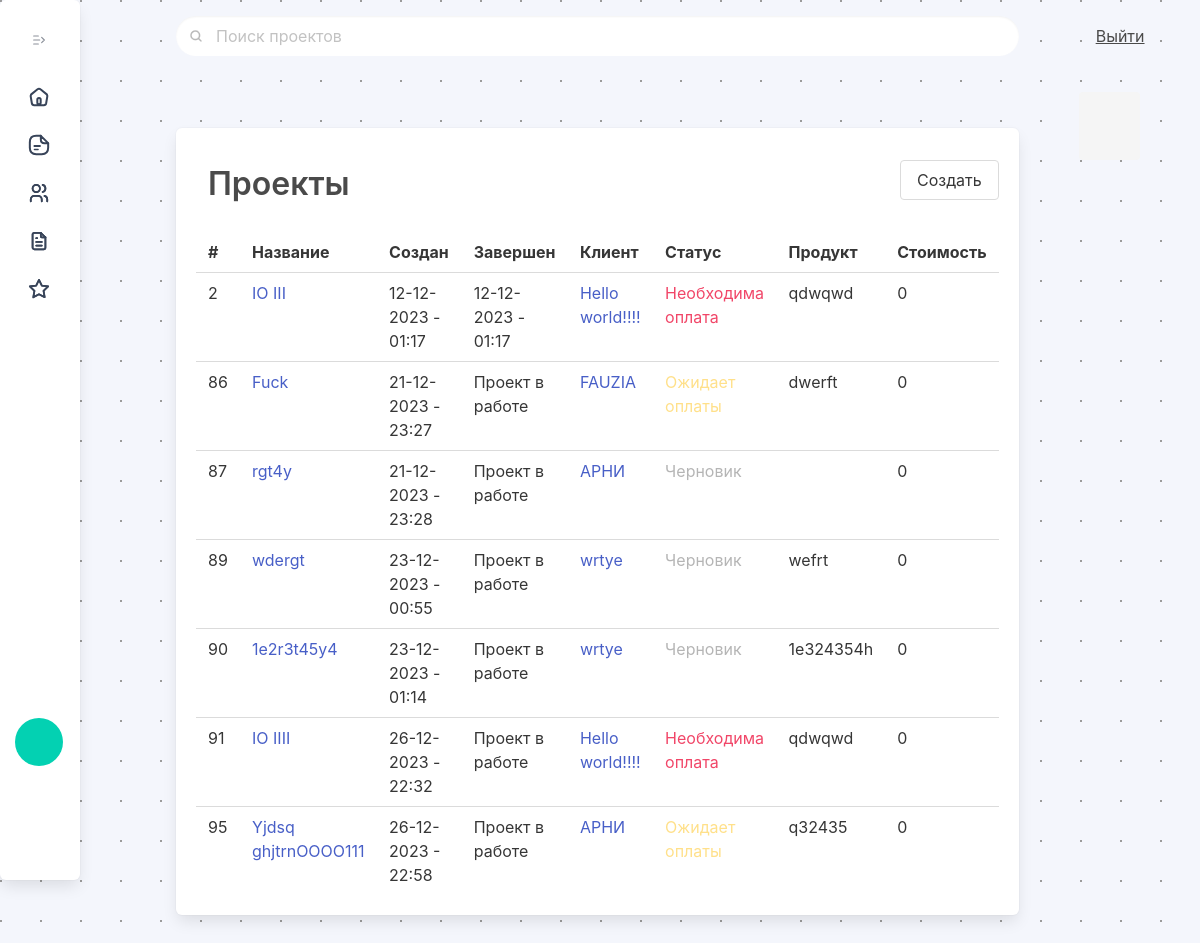
The page /projects/ (signed in) on the database as committed earlier.
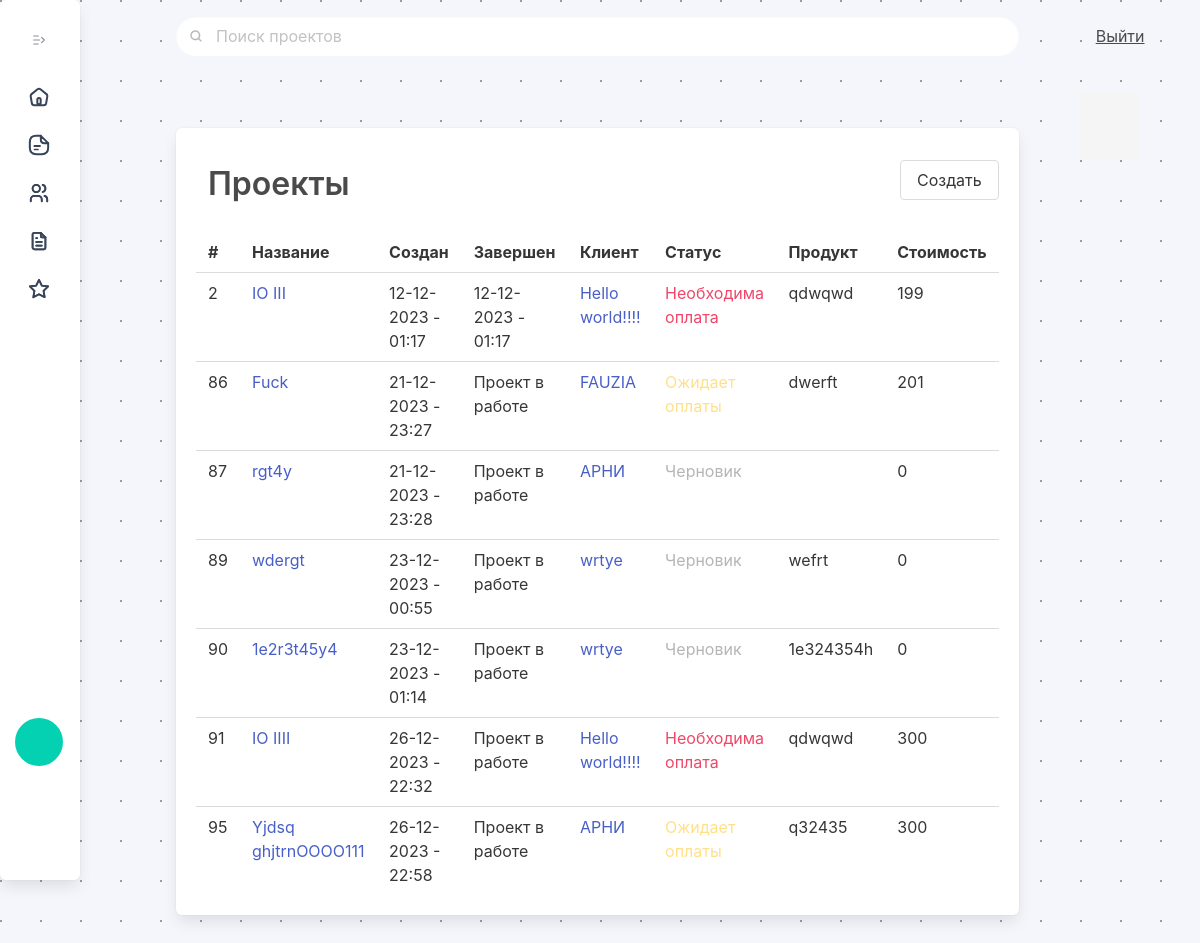
The same page on the database as committed later.
### ipmalpha/models.py (models this page shows, shortened)
class Project(models.Model):
    project_name = models.CharField(max_length=512, unique = True)
    project_created = models.DateTimeField(null=True, default=timezone.now)
    project_finished = models.DateTimeField(null=True)
    project_status = models.ForeignKey(Status, on_delete=models.CASCADE, null=True, default="Draft")
    project_client = models.ForeignKey(Client, on_delete=models.CASCADE, null=True, related_name='project')
    project_product = models.CharField(max_length=512)
    project_sum = models.IntegerField(default=0)
    project_updated = models.DateTimeField(null=True)
    def get_absolute_url(self):
        return reverse("project_view", kwargs={'pk': self.pk})
    class Meta:
        ordering = ["pk"]
        verbose_name = "project"
        verbose_name_plural = "projects"
    pass

class Status(models.Model):
    status_name = models.CharField(max_length=100)
    status_color = models.CharField(max_length=512, default='table-primary')
    def __str__(self):
        return self.status_name
    class Meta:
        ordering = ["id"]
        verbose_name = "status"
        verbose_name_plural = "statuses"
    pass

### ipmclients/models.py (models this page shows, shortened)
class Client(models.Model):
    client_name = models.CharField(max_length=512, unique = True)
    def __str__(self):
        return self.client_name
    client_contact = models.CharField(max_length=512, null=True)
    client_telegram = models.CharField(max_length=64, null=True)
    client_phone = PhoneNumberField(null=True, region="RU")
    client_roletype = models.CharField(max_length=512, null=True)
    client_agreements = models.CharField(max_length=1024, null=True)
    client_active = models.BooleanField(default=True)
    client_created = models.DateTimeField(null=True, default=timezone.now)
    client_updated = models.DateTimeField(null=True)
    client_closed = models.DateTimeField(null=True)
    def get_absolute_url(self):
        return reverse("client_view", kwargs={'pk': self.pk})
    class Meta:
        ordering = ["id"]
        verbose_name = "client"
        verbose_name_plural = "clients"
    pass

### ipmalpha/views.py (the view)
# urls.py: path('projects/', projects_page, name="projects_page"),
@login_required(login_url="/signin")
def projects_page(request):
    all_projects = Project.objects.all()
    successmessagetext = ""
    if request.method == 'POST':
        projectform = AddProjectForm(request.POST)
        if projectform.is_valid():
            successmessagetext = 'Проект был добавлен в список проектов.'
            try:
                instance = projectform.save()
                messages.success(request, 'Добавлен проект')
                return redirect('ProjectDetailView')
            except:
                projectform.add_error(None, "Error")
                projectform = AddProjectForm()
    else:
        projectform = AddProjectForm()
    client_results = Client.objects.all()
    projectform = AddProjectForm
    projectfilterform = FilterProjectForm
    search_result = request.GET.get('search')
    if search_result:
        all_projects = all_projects.filter(Q(project_name__icontains=search_result)| Q(id__icontains=search_result)| Q(project_product__icontains=search_result) | Q(project_client__client_name__icontains=search_result))
    return render(request, 'projects_page.html', {'projects': all_projects, 'projectform': projectform, 'transaction': Transaction.objects.all(), 'showclient': client_results, 'successmessagetext': successmessagetext, 'projectfilterform': projectfilterform, 'search_result': search_result})

### templates/projects_page.html (shortened to what this page needs)
{% extends 'main/index.html' %}
{% load static %}
{% block content %}
<div class="column is-11 py-6 px-6">
    <div class="box has-background-white">
    <h1 class="is-size-3 pl-3 has-text-weight-semibold pt-3 pb-5">Проекты <button class="button is-pulled-right modalProjectsFormButton" data-target="modalProjectsForm">Создать</button></h1>
    <table class="table is-hoverable is-fullwidth">
      <tr>
        <th>#
        </th>
        <th>Название
        </th>
        <th>Создан
        </th>
        <th>Завершен
        </th>
        <th>Клиент
        </th>
        <th>Статус
        </th>
        <th>Продукт
        </th>
        <th>Стоимость
        </th>
      </tr>
      {% if projects %}
        {% for project in projects %}
        <tr class="is-size-6 truncate-text">
          <td>{{ project.id }}
          </td>
          <td class="truncate-text"><a href="{{ project.get_absolute_url }}"> {{ project.project_name }}</a>
          </td>
          <td>{{ project.project_created|date:'d-m-Y - H:i' }}
          </td>
          <td class="">{% if project.project_finished %}
            {{ project.project_finished|date:'d-m-Y - H:i' }}
            {% else %}
            Проект в работе
            {% endif %}
          </td>
          <td><a href="{{ project.project_client.get_absolute_url }}">{{ project.project_client.client_name }} </a>
          </td>
          <td><span class="has-text-{{ project.project_status.status_color }}"> {{ project.project_status }} </span>
          </td>
          <td>{{ project.project_product }}
          </td>
          <td>{{ project.project_sum }}
          </td>
        </tr>
        {% endfor %}
        {% else %}
        <tr>
          <td></td>
          <td colspan="8"><span class="text-secondary">Проектов еще нет. </span> </td>
        </tr>
        {% endif%}
    </table>
    </div>
  </div>
  <div class="column is-1">
    <div class="">
      <div class="notification notification-on-top is-primary is-hidden has-text-grey-light pt-6 pl-0 ml-0">
      </div>
    </div>
  </div>
  {% endblock %}

Rows that differ between the two databases and show on the page:
changed Project "IO III": project_sum "0" → "199"
changed Project "Fuck": project_sum "0" → "201"
changed Project "IO IIII": project_sum "0" → "300"
changed Project "Yjdsq ghjtrnOOOO111": project_sum "0" → "300"
